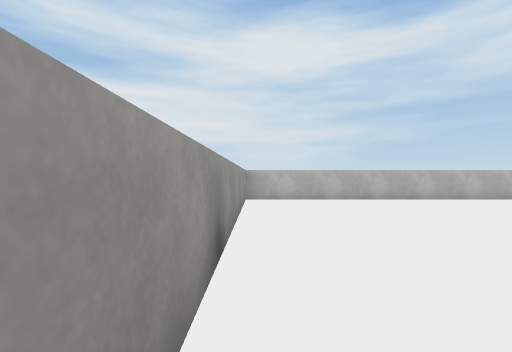
[1] (above)

21 first-person views from a walk through a scene from a Unity 3-D project. The camera is 1.5 m above the floor, looks level and sees 90° across. The floor is counted in squares, 2 m on a side. Each view is taken from the middle of a square. On the plan, view 1 faces up. The plan holds only what a view shows up to about 9 squares ahead; the rest is blank. Surface patterns are stand-ins for the level's own textures.

[2]
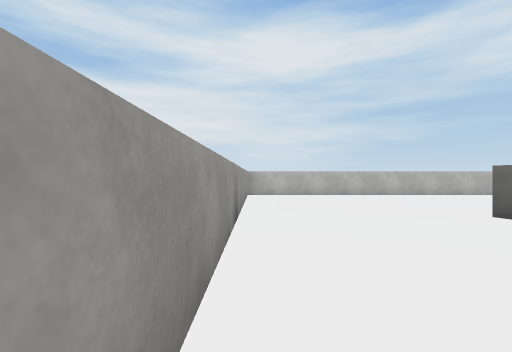

[3]
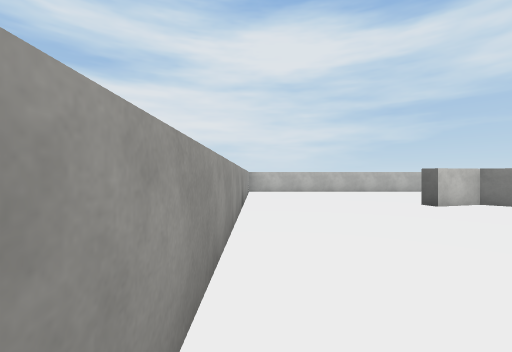

[4]
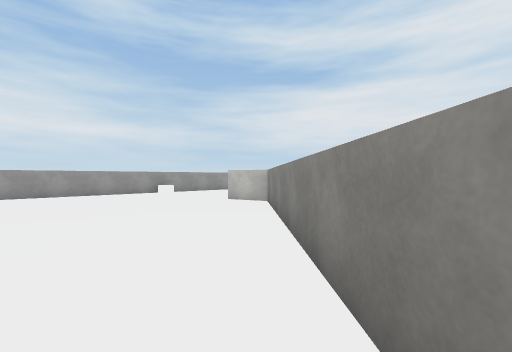

[5]
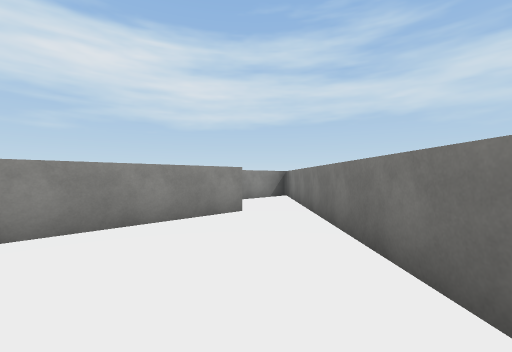

[6]
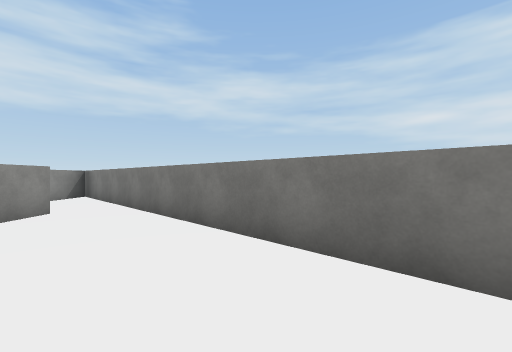

[7]
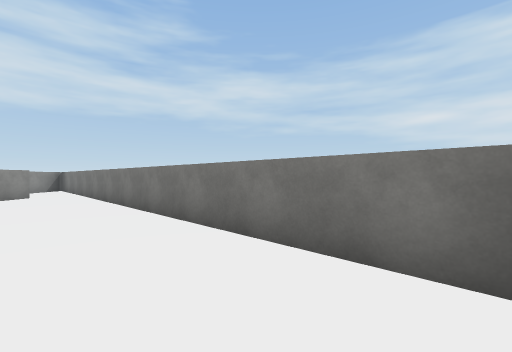

[8]
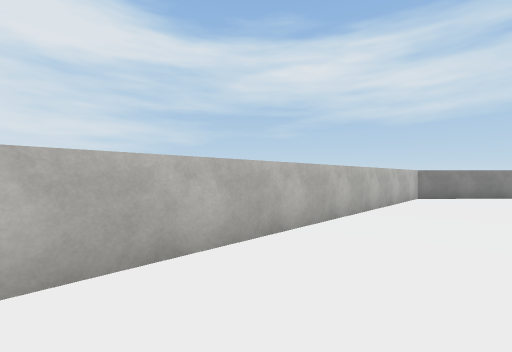

[9]
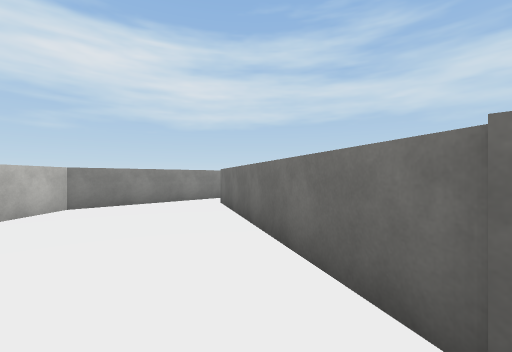

[10]
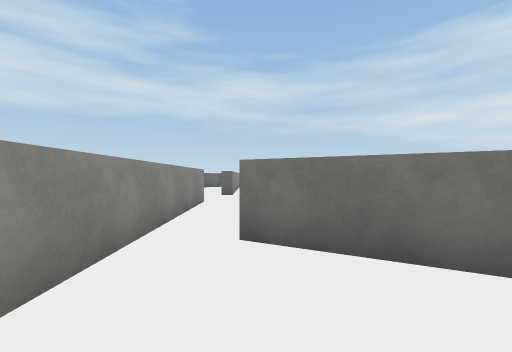

[11]
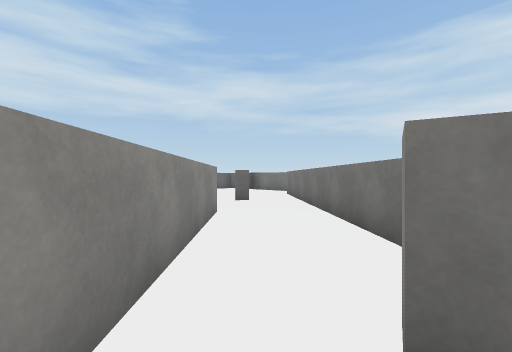

[12]
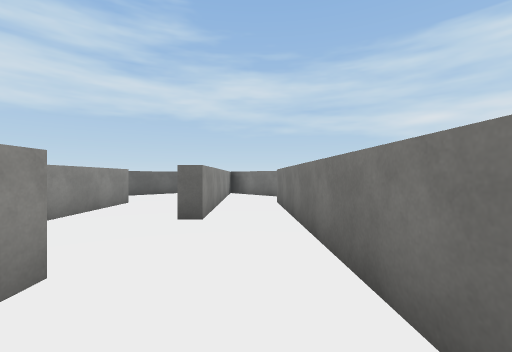

[13]
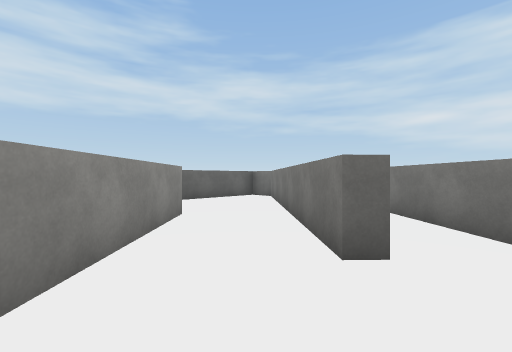

[14]
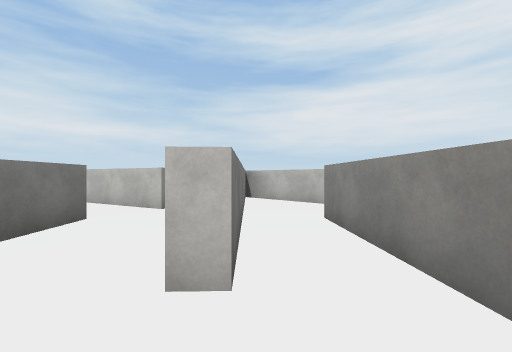

[15]
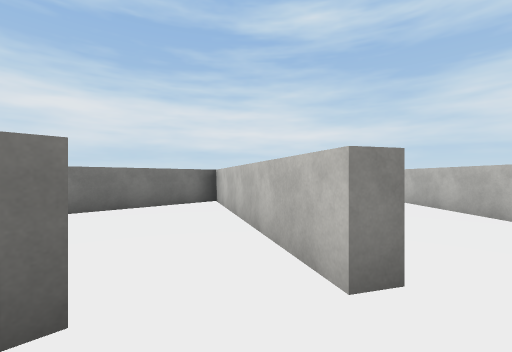

[16]
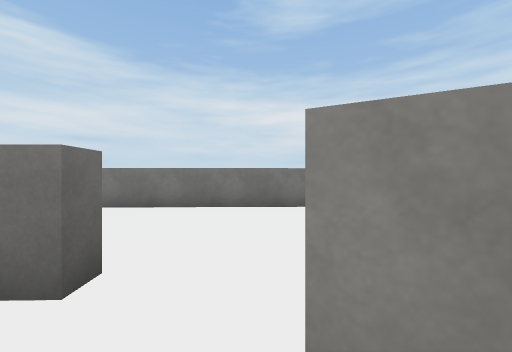

[17]
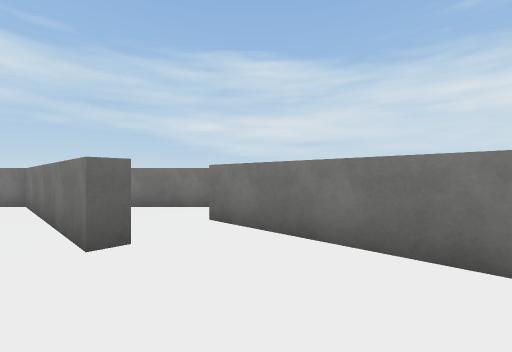

[18]
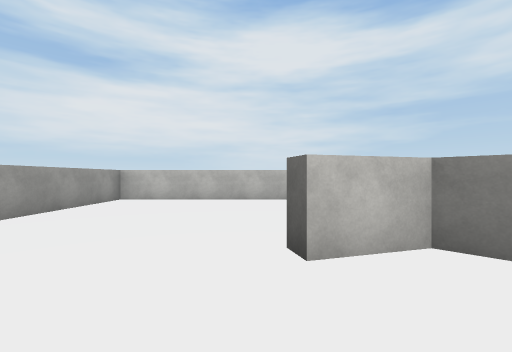

[19]
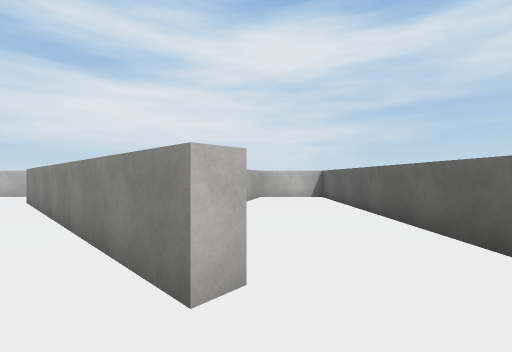

[20]
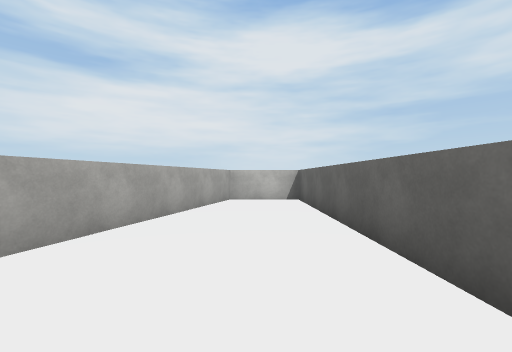

[21]
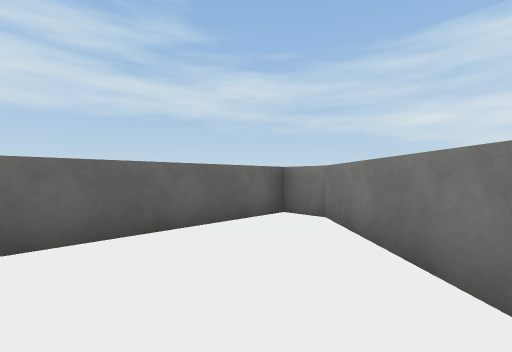

### Floor plan
Points are (right, up) in squares from view 1. A wall is a line through its corners. A room is listed if a view was taken in it or the views show most of it. See-through windows are left out.
Room 1 (views 1, 2, 3, 4, 5, 6, 7, 8, 9, 10, 11, 18)
walls: (5.8, 3.1) (12.3, 5); (0, -4.2) (15.5, -4.2); (11.5, -2.7) (5.8, 2.7) (4.5, 2.3) (4.3, 2.7); (13, 6) (10.7, 8.2) (-0.3, 8.2) (-0.3, -3.8); (15.7, -4) (14.2, -2.6)
ways out: opening at (12, -1) to room 4
objects: other object (0, 2)
Room 2 (views 12, 15, 16)
walls: (12.7, 3.1) (13.9, 1.9); (12.3, 5) (12.4, 4.6) (11.5, 4.3); (15.2, 4) (13, 6)
ways out: opening at (14, 3) to room 3; opening at (12, 4) to room 4
Room 3 (views 13, 14)
walls: (17.8, 0.5) (18.1, 0.8) (18.8, 0.1); (13.9, 1.9) (16.9, -0.9); (20.2, 1.8) (15.9, 5.9); (13.2, 6.4) (16.7, 3.1) (16.4, 2.8) (15.2, 4)
ways out: opening at (14, 3) to room 2; opening at (20, 1) to room 5
Room 4 (view 17)
walls: (12.4, 2.7) (12.7, 3.1); (12.4, -0.8) (12.7, -0.5) (13.7, -1.4); (11.5, 4.3) (6.3, 2.8) (11.8, -2.4)
ways out: opening at (12, -1) to room 1; opening at (12, 4) to room 2
Room 5 (views 19, 20, 21)
walls: (21.9, 0.8) (21.6, 0.4) (20.2, 1.8); (18.8, 0.1) (23.4, -4.2) (24.4, -4.2) (24.4, 8.2) (22.2, 8.2) (20.6, 2.3)
ways out: opening at (20, 1) to room 3

Positions as (right, up) in squares from view 1, and headings:
1: (0, 0), facing up
2: (0, -2), facing up
3: (0, -4), facing up
4: (11, -3), facing up-left
5: (6, -3), facing right
6: (5, -2), facing down-right
7: (0, -2), facing down-right
8: (1, 6), facing up-right
9: (5, 4), facing right
10: (10, 7), facing down-right
11: (12, 6), facing down-right
12: (14, 3), facing down-right
13: (17, 3), facing down-right
14: (18, 2), facing up-left
15: (14, 4), facing left
16: (13, 5), facing down-left
17: (11, 2), facing down
18: (4, 0), facing up
19: (22, -1), facing up
20: (23, 0), facing up
21: (21, 0), facing down-right
